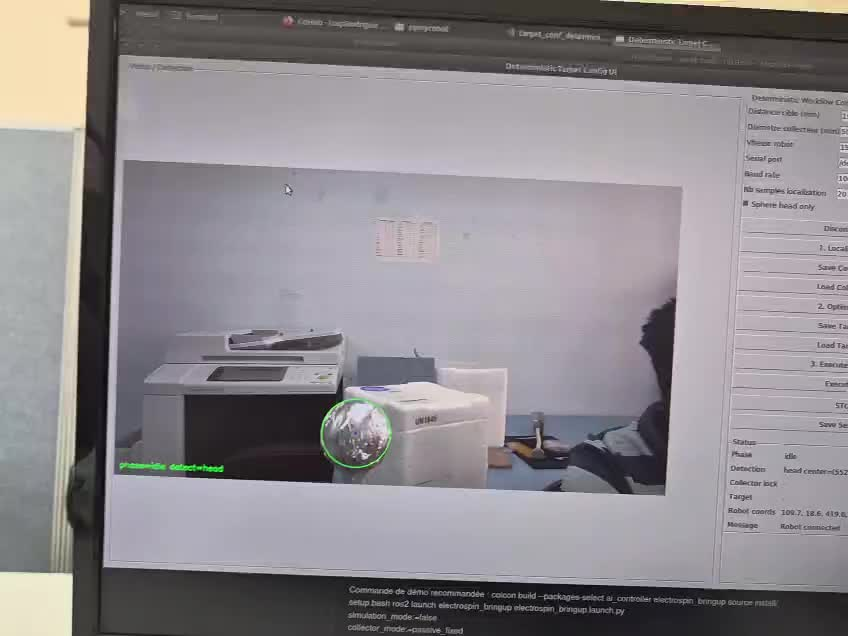
#> input picture tmp_video_frames2/vidA_01.jpg, 848 x 636 px, given in place of the camera
$ python markerless_collector_tracker.py
#> lines starting #> are read from the running program, lines starting #| are printed output that depends on the picture
#!/usr/bin/env python3
"""
Markerless collector tracker for a reflective spherical collector.

This script tracks the spherical collector directly from the image without an ArUco
marker. It estimates:
- image center of the sphere
- apparent radius in pixels
- approximate depth from known real diameter

This is useful to test whether the collector can still be followed when it moves,
but it is less reliable than a fiducial marker for full 3D pose estimation.
"""

from __future__ import annotations

import argparse
import json
import math
import sys
import time
from pathlib import Path
from typing import Dict, Optional, Tuple

import cv2
import numpy as np


def load_json(path: Path) -> Dict:
    with path.open("r", encoding="utf-8") as handle:
        return json.load(handle)


def save_json(path: Path, payload: Dict):
    path.write_text(json.dumps(payload, indent=2), encoding="utf-8")


def build_camera_matrix(width: int, height: int, cfg: Dict) -> Tuple[float, float, float, float]:
    fx = float(cfg.get("camera_fx", 0.0))
    fy = float(cfg.get("camera_fy", 0.0))
    cx = float(cfg.get("camera_cx", 0.0))
    cy = float(cfg.get("camera_cy", 0.0))
    hfov_deg = float(cfg.get("camera_hfov_deg", 69.0))

    if fx <= 0.0 or fy <= 0.0:
        hfov_rad = math.radians(max(hfov_deg, 1.0))
        fx = width / (2.0 * math.tan(hfov_rad / 2.0))
        fy = fx

    if cx <= 0.0:
        cx = width / 2.0
    if cy <= 0.0:
        cy = height / 2.0

    return fx, fy, cx, cy


def preprocess(frame_bgr: np.ndarray) -> np.ndarray:
    gray = cv2.cvtColor(frame_bgr, cv2.COLOR_BGR2GRAY)
    gray = cv2.GaussianBlur(gray, (9, 9), 1.6)
    return gray


def detect_circle_hough(gray: np.ndarray, cfg: Dict) -> Optional[Tuple[float, float, float]]:
    circles = cv2.HoughCircles(
        gray,
        cv2.HOUGH_GRADIENT,
        dp=float(cfg.get("hough_dp", 1.2)),
        minDist=float(cfg.get("hough_min_dist_px", 120.0)),
        param1=float(cfg.get("hough_param1", 120.0)),
        param2=float(cfg.get("hough_param2", 28.0)),
        minRadius=int(cfg.get("hough_min_radius_px", 40)),
        maxRadius=int(cfg.get("hough_max_radius_px", 320)),
    )
    if circles is None or len(circles[0]) == 0:
        return None
    best = circles[0][0]
    return float(best[0]), float(best[1]), float(best[2])


def detect_circle_contour(frame_bgr: np.ndarray, cfg: Dict) -> Optional[Tuple[float, float, float]]:
    hsv = cv2.cvtColor(frame_bgr, cv2.COLOR_BGR2HSV)
    value = hsv[:, :, 2]
    _, mask = cv2.threshold(value, int(cfg.get("brightness_threshold", 160)), 255, cv2.THRESH_BINARY)
    kernel = np.ones((5, 5), np.uint8)
    mask = cv2.morphologyEx(mask, cv2.MORPH_OPEN, kernel)
    mask = cv2.morphologyEx(mask, cv2.MORPH_CLOSE, kernel)

    contours, _ = cv2.findContours(mask, cv2.RETR_EXTERNAL, cv2.CHAIN_APPROX_SIMPLE)
    best = None
    best_score = -1.0
    min_area = float(cfg.get("contour_min_area_px", 3000.0))

    for contour in contours:
        area = cv2.contourArea(contour)
        if area < min_area:
            continue
        perimeter = cv2.arcLength(contour, True)
        if perimeter <= 1e-6:
            continue
        circularity = 4.0 * math.pi * area / (perimeter * perimeter)
        (x, y), radius = cv2.minEnclosingCircle(contour)
        score = circularity * area
        if radius < float(cfg.get("contour_min_radius_px", 25.0)):
            continue
        if score > best_score:
            best = (float(x), float(y), float(radius))
            best_score = score
    return best


def estimate_depth_and_offset(
    center_x: float,
    center_y: float,
    radius_px: float,
    frame_width: int,
    frame_height: int,
    cfg: Dict,
) -> Dict:
    fx, fy, cx, cy = build_camera_matrix(frame_width, frame_height, cfg)
    sphere_diameter_m = float(cfg.get("sphere_diameter_m", 0.07))
    diameter_px = max(radius_px * 2.0, 1.0)
    z_m = fx * sphere_diameter_m / diameter_px
    x_m = (center_x - cx) * z_m / fx
    y_m = (center_y - cy) * z_m / fy
    return {
        "center_px": [float(center_x), float(center_y)],
        "radius_px": float(radius_px),
        "diameter_px": float(diameter_px),
        "camera_xyz_m": [float(x_m), float(y_m), float(z_m)],
    }


def main():
    parser = argparse.ArgumentParser(description="Markerless spherical collector tracker")
    parser.add_argument("--config", default="tools/markerless_collector_tracker_config.example.json")
    parser.add_argument("--camera-index", type=int, default=None)
    parser.add_argument("--headless", action="store_true")
    parser.add_argument("--save-last-json", default="")
    parser.add_argument("--method", default="auto", choices=["auto", "hough", "contour"])
    args = parser.parse_args()

    cfg_path = Path(args.config)
    if not cfg_path.exists():
        raise FileNotFoundError(f"Config file not found: {cfg_path}")
    cfg = load_json(cfg_path)
#> (reads tools/markerless_collector_tracker_config.example.json from the repository)
    if args.camera_index is not None:
        cfg["camera_index"] = args.camera_index

    cap = cv2.VideoCapture(int(cfg.get("camera_index", 0)))
    if not cap.isOpened():
        raise RuntimeError(f"Cannot open camera index {cfg.get('camera_index', 0)}")
    cap.set(cv2.CAP_PROP_FRAME_WIDTH, int(cfg.get("frame_width", 1280)))
    cap.set(cv2.CAP_PROP_FRAME_HEIGHT, int(cfg.get("frame_height", 720)))
    cap.set(cv2.CAP_PROP_FPS, int(cfg.get("fps", 30)))

    last_payload = None
    last_report = 0.0
    print("Markerless collector tracker started.")
    print("Keys: q=quit, s=save latest JSON if --save-last-json was provided")

    try:
        while True:
            ok, frame = cap.read()
#> frame is the input picture: shape (636, 848, 3); mean B, G, R 140.3, 136, 140.3
            if not ok:
                time.sleep(0.1)
                continue

            debug_frame = frame.copy()
            gray = preprocess(frame)
#> in preprocess, `gray = cv2.cvtColor(frame_bgr, cv2.COLOR_BGR2GRAY)`:
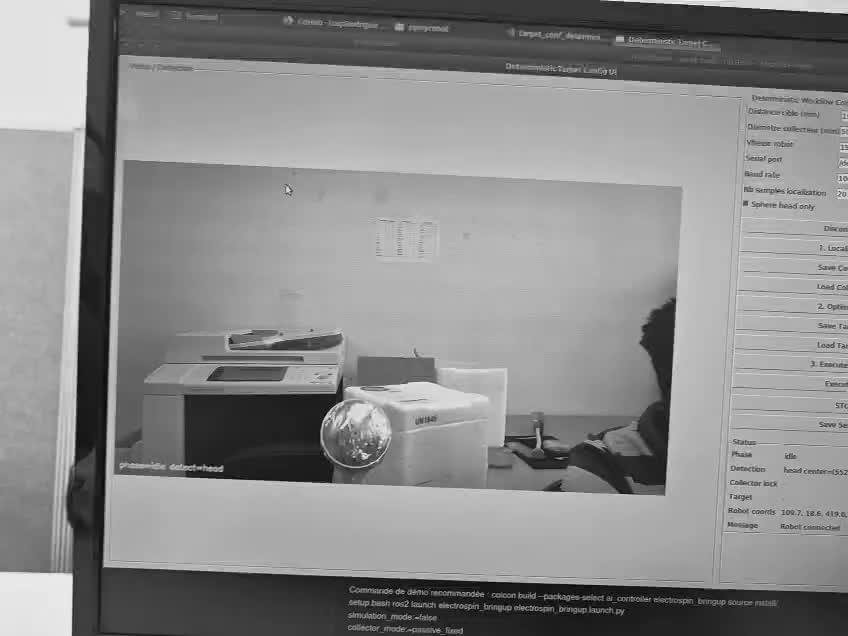
#> gray: shape (636, 848); min 0, max 248, mean 137.8
            candidate = None

            if args.method in {"auto", "hough"}:
                candidate = detect_circle_hough(gray, cfg)
#> in detect_circle_hough, `circles = cv2.HoughCircles( gray, cv2.HOUGH_GRADIENT, dp=float(cfg.get..`: circles = 17 rows, first 8: [377.4, 318.6, 299.4], [520.2, 340.2, 271.7], [655.8, 324.6, 286.2], [420.6, 508.2, 124], [229.8, 503.4, 163.4], [257.4, 270.6, 209.9], [252.6, 629.4, 263.7], [537, 574.2, 115.1]
#> in detect_circle_hough, `best = circles[0][0]`: best = [377.4, 318.6, 299.4]
#> candidate = (377.4, 318.6, 299.4)
            if candidate is None and args.method in {"auto", "contour"}:
                candidate = detect_circle_contour(frame, cfg)

            if candidate is not None:
                x, y, radius = candidate
#> x = 377.4; y = 318.6; radius = 299.4
                payload = estimate_depth_and_offset(x, y, radius, frame.shape[1], frame.shape[0], cfg)
#> in estimate_depth_and_offset, `diameter_px = max(radius_px * 2.0, 1.0)`: diameter_px = 598.9
#> in estimate_depth_and_offset, `z_m = fx * sphere_diameter_m / diameter_px`: z_m = 0.0721
#> in estimate_depth_and_offset, `x_m = (center_x - cx) * z_m / fx`: x_m = -0.00545
#> in estimate_depth_and_offset, `y_m = (center_y - cy) * z_m / fy`: y_m = 7.01e-05
#> payload = {'center_px': [377.4, 318.6], 'radius_px': 299.4, 'diameter_px': 598.9, 'camera_xyz_m': [-0.00545, 7.01e-05, 0.0721]}
                last_payload = payload
#> last_payload has the same summary as payload

                cv2.circle(debug_frame, (int(x), int(y)), int(radius), (0, 255, 0), 2)
                cv2.circle(debug_frame, (int(x), int(y)), 4, (0, 0, 255), -1)
#> debug_frame: shape (636, 848, 3); mean B, G, R 139.2, 137.6, 139.2
                cv2.putText(
                    debug_frame,
                    f"center=({x:.0f},{y:.0f}) r={radius:.1f}px",
                    (12, 30),
                    cv2.FONT_HERSHEY_SIMPLEX,
                    0.65,
                    (0, 255, 0),
                    2,
                    cv2.LINE_AA,
                )
                cv2.putText(
                    debug_frame,
                    (
                        f"camera xyz = "
                        f"{payload['camera_xyz_m'][0]:+.3f}, "
                        f"{payload['camera_xyz_m'][1]:+.3f}, "
                        f"{payload['camera_xyz_m'][2]:+.3f} m"
                    ),
                    (12, 60),
                    cv2.FONT_HERSHEY_SIMPLEX,
                    0.65,
                    (255, 220, 0),
                    2,
                    cv2.LINE_AA,
                )
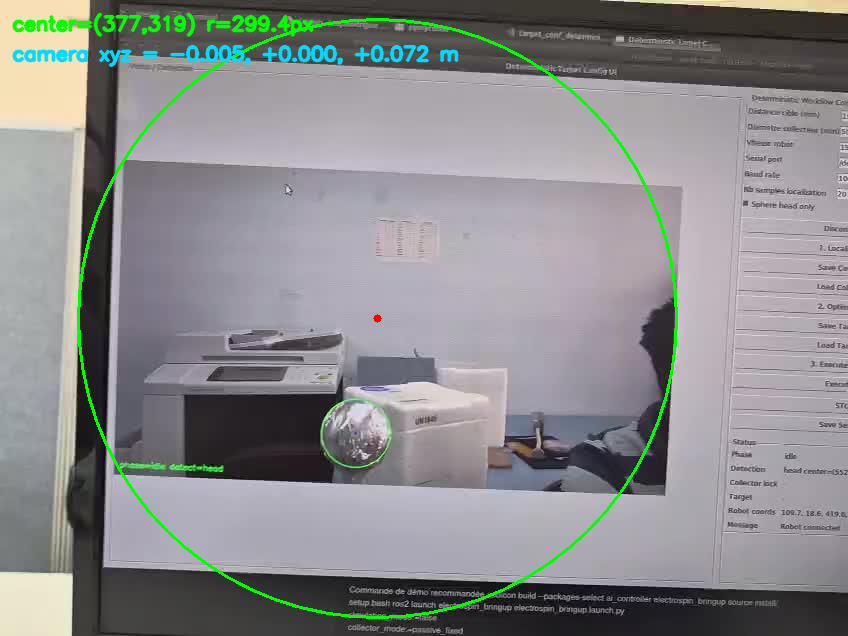
#> debug_frame: shape (636, 848, 3); mean B, G, R 139.7, 138.8, 138
            else:
                cv2.putText(
                    debug_frame,
                    "collector sphere not detected",
                    (12, 30),
                    cv2.FONT_HERSHEY_SIMPLEX,
                    0.7,
                    (0, 0, 255),
                    2,
                    cv2.LINE_AA,
                )

            now = time.time()
            if last_payload is not None and now - last_report > 0.5:
                xyz = last_payload["camera_xyz_m"]
#> xyz = [-0.00545, 7.01e-05, 0.0721]
                print(
                    f"center_px=({last_payload['center_px'][0]:7.1f},{last_payload['center_px'][1]:7.1f}) "
                    f"radius_px={last_payload['radius_px']:6.1f} "
                    f"camera_xyz_m=({xyz[0]:+.3f},{xyz[1]:+.3f},{xyz[2]:+.3f})"
                )
#| center_px=(  377.4,  318.6) radius_px= 299.4 camera_xyz_m=(-0.005,+0.000,+0.072)
                last_report = now

            if not args.headless:
                cv2.imshow("markerless_collector_tracker", debug_frame)
                key = cv2.waitKey(1) & 0xFF
#> (key q is pressed here)
            else:
                key = -1

            if key == ord("q"):
                break
            if key == ord("s") and args.save_last_json and last_payload is not None:
                save_json(Path(args.save_last_json), last_payload)
                print(f"Saved result to {args.save_last_json}")
    finally:
        cap.release()
        cv2.destroyAllWindows()


if __name__ == "__main__":
    try:
        main()
    except KeyboardInterrupt:
        pass
    except Exception as exc:
        print(f"Error: {exc}", file=sys.stderr)
        sys.exit(1)
